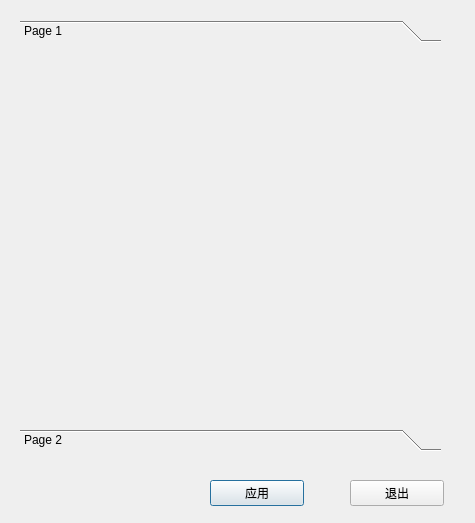
<?xml version="1.0" encoding="UTF-8"?>
<ui version="4.0">
 <class>SettingDialog</class>
 <widget class="QDialog" name="SettingDialog">
  <property name="geometry">
   <rect>
    <x>0</x>
    <y>0</y>
    <width>475</width>
    <height>523</height>
   </rect>
  </property>
  <property name="windowTitle">
   <string>Dialog</string>
  </property>
  <widget class="QToolBox" name="toolBox">
   <property name="geometry">
    <rect>
     <x>20</x>
     <y>20</y>
     <width>421</width>
     <height>431</height>
    </rect>
   </property>
   <property name="currentIndex">
    <number>0</number>
   </property>
   <widget class="QWidget" name="page1">
    <property name="geometry">
     <rect>
      <x>0</x>
      <y>0</y>
      <width>421</width>
      <height>371</height>
     </rect>
    </property>
    <attribute name="label">
     <string>Page 1</string>
    </attribute>
   </widget>
   <widget class="QWidget" name="page_2">
    <property name="geometry">
     <rect>
      <x>0</x>
      <y>0</y>
      <width>421</width>
      <height>371</height>
     </rect>
    </property>
    <attribute name="label">
     <string>Page 2</string>
    </attribute>
   </widget>
  </widget>
  <widget class="QWidget" name="">
   <property name="geometry">
    <rect>
     <x>210</x>
     <y>480</y>
     <width>234</width>
     <height>26</height>
    </rect>
   </property>
   <layout class="QHBoxLayout" name="horizontalLayout">
    <item>
     <widget class="QPushButton" name="applybutton">
      <property name="text">
       <string>应用</string>
      </property>
     </widget>
    </item>
    <item>
     <spacer name="horizontalSpacer">
      <property name="orientation">
       <enum>Qt::Horizontal</enum>
      </property>
      <property name="sizeType">
       <enum>QSizePolicy::Fixed</enum>
      </property>
      <property name="sizeHint" stdset="0">
       <size>
        <width>40</width>
        <height>20</height>
       </size>
      </property>
     </spacer>
    </item>
    <item>
     <widget class="QPushButton" name="exitbutton">
      <property name="text">
       <string>退出</string>
      </property>
     </widget>
    </item>
   </layout>
  </widget>
 </widget>
 <resources/>
 <connections/>
</ui>
